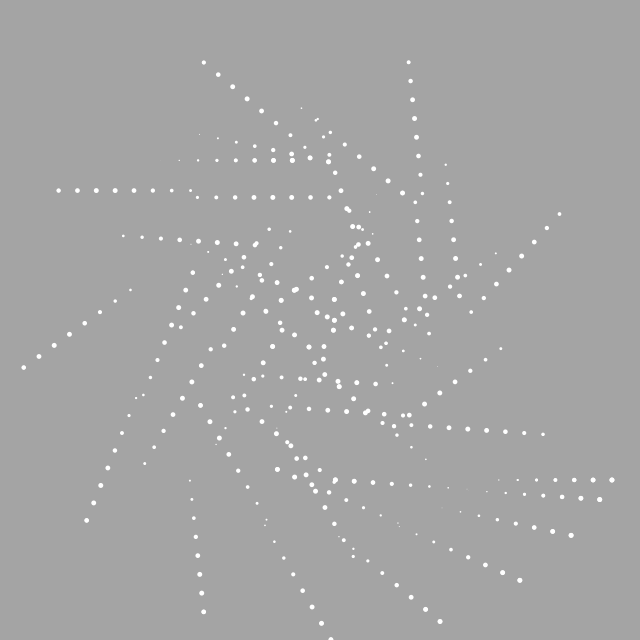
Frame 1 (no input)
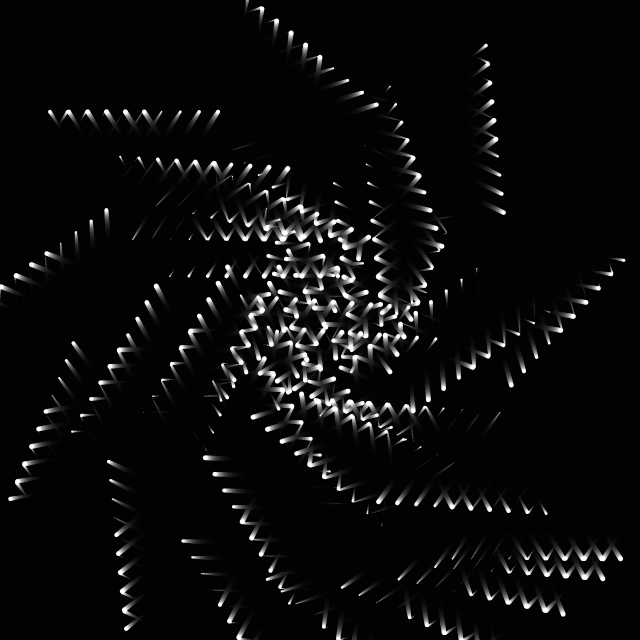
Frame 60 (the mouse pressed at the canvas centre just before this capture)
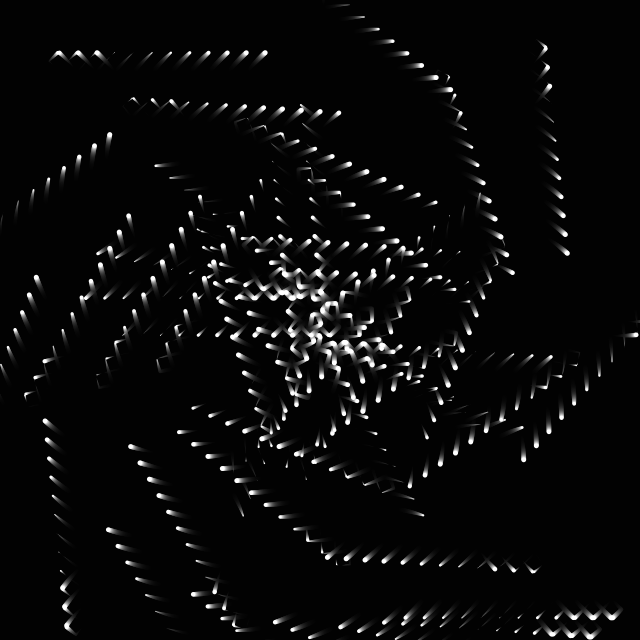
Frame 120 (the mouse held since frame 60 and released just before this capture)

The Processing sketch that drew these frames (run headless with seeded random() and noise(); from frame 60 on, the mouse is pressed at the canvas centre):

// Processing sketch: day188
// ── day188.pde
float t,u,v,p;
void setup(){size(640,640);noStroke();}
void draw(){fill(0,50);square(0,0,641);fill(-1);translate(320,320);for(u=0;u<PI;u+=PI/45){rotate(u);p=160*cos(u);for(v=0;v<PI;v+=PI/15)circle(90*asin(sin(t+v))+p,160*sin(t)+p,sin(t*5-u-v)*5);}t+=PI/360;}
